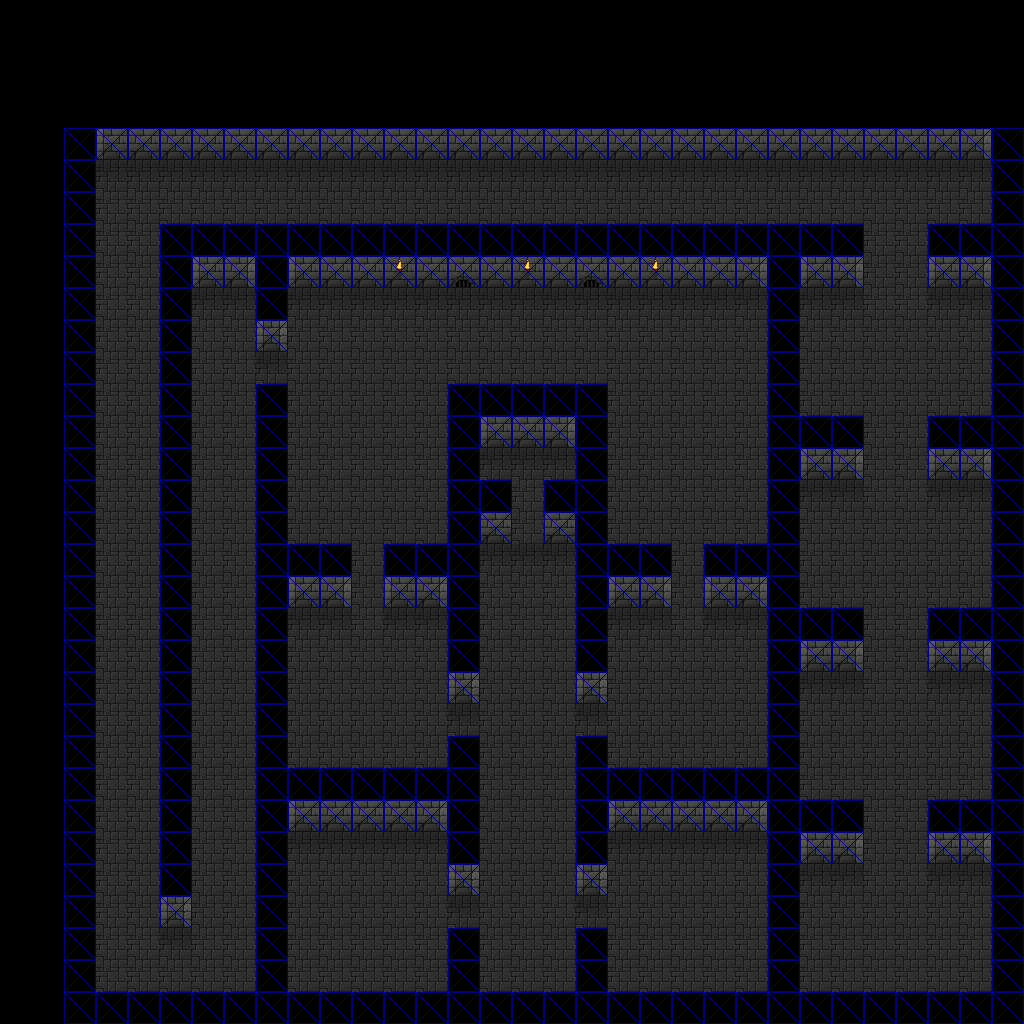

Tiled map render using the project's own tile images. Description and the map definition, with tile-layer contents summarised, below:
An orthogonal 32x32 tile map with 32x32 px tiles, 3 tile layers (Dungeon, Decoration, Collision) and 24 objects (8x spike_trap, 6x spawn, 3x lever, 2x chest, 2x press_plate, ...).

<map version="1.0" orientation="orthogonal" renderorder="right-down" width="32" height="32" tilewidth="32" tileheight="32" nextobjectid="127">
 <tileset firstgid="1" name="Dungeon" tilewidth="32" tileheight="32" tilecount="100" columns="10">
  <image source="../Images/Dungeon_tiles.png" width="320" height="320" />
 </tileset>
 <layer name="Dungeon" width="32" height="32">
  <data>[1024 cells, 1024 non-empty, 9 distinct tile ids]</data>
 </layer>
 <layer name="Decoration" width="32" height="32">
  <data>[1024 cells, 0 non-empty, 0 distinct tile ids]</data>
 </layer>
 <layer name="Collision" width="32" height="32">
  <data>[1024 cells, 327 non-empty, 1 distinct tile ids]</data>
 </layer>
 <objectgroup name="Objects">
  <object id="26" name="player_spawn" type="start" x="512" y="960" width="32" height="32" />
  <object id="98" name="skell_spawn" type="spawn" x="320" y="704" width="32" height="32">
   <properties>
    <property name="item0" value="-" />
    <property name="item1" value="-" />
    <property name="item2" value="-" />
    <property name="item3" value="-" />
    <property name="item4" value="-" />
    <property name="spawn" value="mob_skeleton" />
   </properties>
  </object>
  <object id="99" name="skell_spawn" type="spawn" x="704" y="704" width="32" height="32">
   <properties>
    <property name="item0" value="-" />
    <property name="item1" value="-" />
    <property name="item2" value="-" />
    <property name="item3" value="-" />
    <property name="item4" value="-" />
    <property name="spawn" value="mob_skeleton" />
   </properties>
  </object>
  <object id="100" name="skell_spawn" type="spawn" x="320" y="928" width="32" height="32">
   <properties>
    <property name="item0" value="-" />
    <property name="item1" value="-" />
    <property name="item2" value="-" />
    <property name="item3" value="-" />
    <property name="item4" value="-" />
    <property name="spawn" value="mob_skeleton" />
   </properties>
  </object>
  <object id="101" name="skell_spawn" type="spawn" x="704" y="928" width="32" height="32">
   <properties>
    <property name="item0" value="-" />
    <property name="item1" value="-" />
    <property name="item2" value="-" />
    <property name="item3" value="-" />
    <property name="item4" value="-" />
    <property name="spawn" value="mob_skeleton" />
   </properties>
  </object>
  <object id="102" name="right_chest" type="chest" x="608" y="608" width="32" height="32">
   <properties>
    <property name="item0" value="it_test_key" />
    <property name="item1" value="it_test_item" />
    <property name="item2" value="it_test_key_chest" />
    <property name="item3" value="-" />
    <property name="item4" value="-" />
    <property name="key" value="-" />
   </properties>
  </object>
  <object id="103" name="left_chest" type="chest" x="416" y="608" width="32" height="32">
   <properties>
    <property name="item0" value="it_test_heal" />
    <property name="item1" value="it_test_item" />
    <property name="item2" value="-" />
    <property name="item3" value="-" />
    <property name="item4" value="-" />
    <property name="key" value="it_test_key_chest" />
   </properties>
  </object>
  <object id="104" name="final_door" type="door" x="512" y="512" width="32" height="32">
   <properties>
    <property name="key" value="it_test_key" />
   </properties>
  </object>
  <object id="105" name="skell_spawn" type="spawn" x="320" y="320" width="32" height="32">
   <properties>
    <property name="item0" value="-" />
    <property name="item1" value="-" />
    <property name="item2" value="-" />
    <property name="item3" value="-" />
    <property name="item4" value="-" />
    <property name="spawn" value="mob_skeleton" />
   </properties>
  </object>
  <object id="106" name="skell_spawn" type="spawn" x="704" y="320" width="32" height="32">
   <properties>
    <property name="item0" value="-" />
    <property name="item1" value="-" />
    <property name="item2" value="-" />
    <property name="item3" value="-" />
    <property name="item4" value="-" />
    <property name="spawn" value="mob_skeleton" />
   </properties>
  </object>
  <object id="107" name="right_spikes" type="spike_trap" x="672" y="576" width="32" height="32" />
  <object id="113" name="left_spikes" type="spike_trap" x="352" y="576" width="32" height="32" />
  <object id="115" name="left_plate" type="press_plate" x="448" y="704" width="32" height="32">
   <properties>
    <property name="activate" value="left_spikes" />
    <property name="type" value="spike_trap" />
   </properties>
  </object>
  <object id="116" name="right_plate" type="press_plate" x="576" y="704" width="32" height="32">
   <properties>
    <property name="activate" value="right_spikes" />
    <property name="type" value="spike_trap" />
   </properties>
  </object>
  <object id="117" name="spike_lever" type="lever" x="960" y="320" width="32" height="32">
   <properties>
    <property name="activate" value="firsters" />
    <property name="type" value="spike_trap" />
   </properties>
  </object>
  <object id="118" name="firsters" type="spike_trap" x="864" y="448" width="32" height="32" />
  <object id="119" name="firsters" type="spike_trap" x="896" y="448" width="32" height="32" />
  <object id="120" name="spike_lever2" type="lever" x="960" y="512" width="32" height="32">
   <properties>
    <property name="activate" value="seconders" />
    <property name="type" value="spike_trap" />
   </properties>
  </object>
  <object id="121" name="seconders" type="spike_trap" x="864" y="640" width="32" height="32" />
  <object id="122" name="seconders" type="spike_trap" x="896" y="640" width="32" height="32" />
  <object id="123" name="thirders" type="spike_trap" x="896" y="832" width="32" height="32" />
  <object id="124" name="thirders" type="spike_trap" x="864" y="832" width="32" height="32" />
  <object id="125" name="spike_lever3" type="lever" x="960" y="704" width="32" height="32">
   <properties>
    <property name="activate" value="thirders" />
    <property name="type" value="spike_trap" />
   </properties>
  </object>
  <object id="126" name="the_exit" type="exit" x="512" y="416" width="32" height="32">
   <properties>
    <property name="next" value="dote_test.tmx" />
   </properties>
  </object>
 </objectgroup>
</map>
